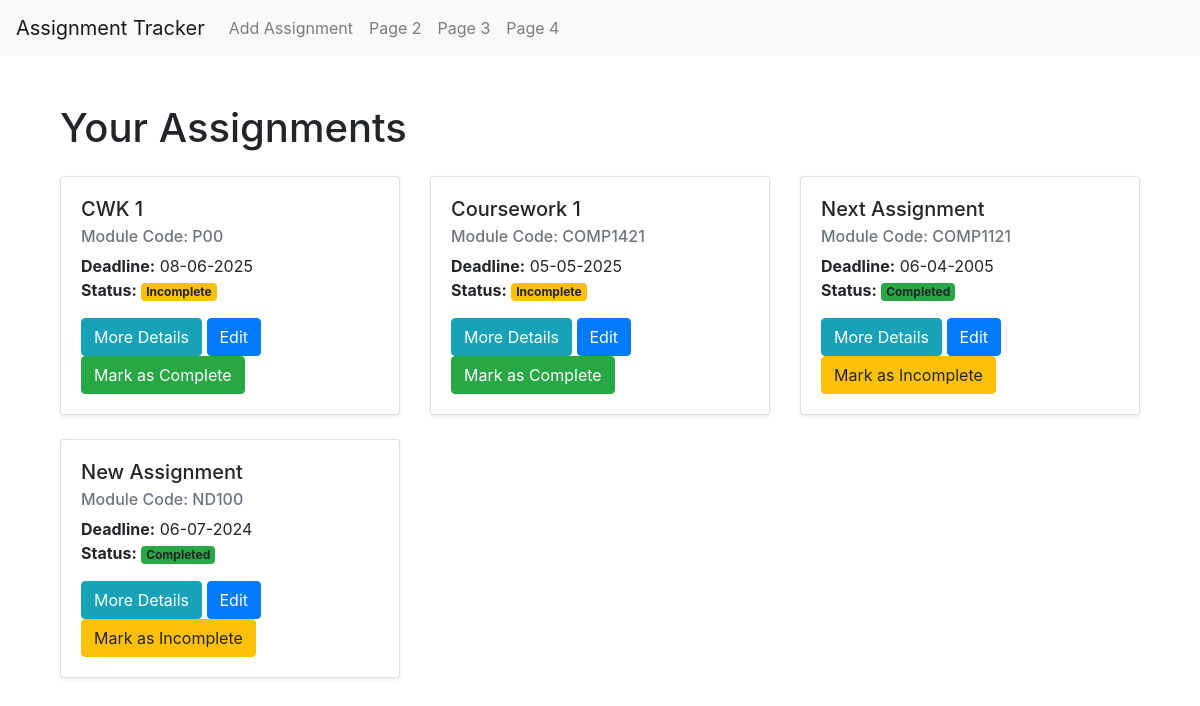
The page / on the database its author committed.
### app/models.py (models this page shows, shortened)
class Assignment(db.Model):
    id = db.Column(db.Integer, primary_key=True)
    title = db.Column(db.String(100), nullable=False)  # Assessment title
    module_code = db.Column(db.String(20), nullable=False)  # Module code
    deadline = db.Column(db.DateTime, nullable=False)  # Deadline date
    description = db.Column(db.Text, nullable=True)  # Short description
    is_completed = db.Column(db.Boolean, default=False)  # Completion status
    date_created = db.Column(db.DateTime, default=datetime.utcnow)  # Timestamp for when the assignment was added

### app/views.py (the view)
@app.route('/')
def index():
    assignments = Assignment.query.all()
    csrf_token = generate_csrf()
    return render_template("homePage.html", assignments=assignments, csrf_token=csrf_token)

### app/templates/homePage.html (shortened to what this page needs)
{% extends "base.html" %}
{% block content %}
<div class="container mt-5">
    <h1 class="mb-4">Your Assignments</h1>
    <div class="row">
        {% for assignment in assignments %}
        <div class="col-md-4">
            <div class="card mb-4 shadow-sm">
                <div class="card-body">
                    <h5 class="card-title">{{ assignment.title }}</h5>
                    <h6 class="card-subtitle mb-2 text-muted">Module Code: {{ assignment.module_code }}</h6>
                    <p class="card-text">
                        <strong>Deadline:</strong> {{ assignment.deadline.strftime('%d-%m-%Y') }}<br>
                        <strong>Status:</strong>
                        {% if assignment.is_completed %}
                            <span class="badge bg-success">Completed</span>
                        {% else %}
                            <span class="badge bg-warning">Incomplete</span>
                        {% endif %}
                    </p>
                    <a href="/view-assignment/{{ assignment.id }}" class="btn btn-info">More Details</a>
                    <a href="#" class="btn btn-primary">Edit</a>
                    <form action="{{ url_for('toggle_complete', assignment_id=assignment.id) }}" method="POST" style="display:inline;">
                        {% if assignment.is_completed %}
                            <button type="submit" class="btn btn-warning">Mark as Incomplete</button>
                        {% else %}
                            <button type="submit" class="btn btn-success">Mark as Complete</button>
                        {% endif %}
                    </form>
                </div>
            </div>
        </div>
        {% else %}
        <p>No assignments available yet!</p>
        {% endfor %}
    </div>
</div>
{% endblock %}

### app/templates/base.html (shortened to what this page needs)
<!DOCTYPE html>
<html lang="en">
<head>
    <link href="https://stackpath.bootstrapcdn.com/bootstrap/4.5.2/css/bootstrap.min.css" rel="stylesheet">
</head>
<body>
    <nav class="navbar navbar-expand-lg navbar-light bg-light">
        <a class="navbar-brand" href="#">Assignment Tracker</a>
        <div class="collapse navbar-collapse" id="navbarNav">
            <ul class="navbar-nav">
                <li class="nav-item">
                    <a class="nav-link" href="/add-assignment">Add Assignment</a>
                </li>
                <li class="nav-item">
                    <a class="nav-link" href="#">Page 2</a>
                </li>
                <li class="nav-item">
                    <a class="nav-link" href="#">Page 3</a>
                </li>
                <li class="nav-item">
                    <a class="nav-link" href="#">Page 4</a>
                </li>
            </ul>
        </div>
    </nav>
    <div class="container mt-4">
        {% block content %}
        {% endblock %}
    </div>
</body>
</html>

### rows shown on the page
Assignment: title "CWK 1", module_code "P00", deadline "08-06-2025", is_completed "Incomplete"
Assignment: title "Coursework 1", module_code "COMP1421", deadline "05-05-2025", is_completed "Incomplete"
Assignment: title "Next Assignment", module_code "COMP1121", deadline "06-04-2005", is_completed "Completed"
Assignment: title "New Assignment", module_code "ND100", deadline "06-07-2024", is_completed "Completed"
